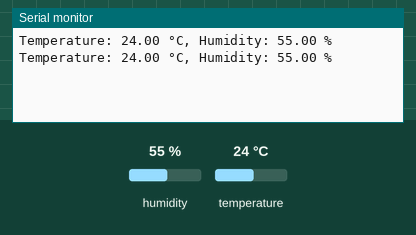
Simulated run of this sketch. Board: ESP32. Parts: the last lines printed to the serial monitor. The inputs (shaded band) are chosen by the test bench; at power-on: humidity 55 %, temperature 24 °C.

Above: at 2.8 s.
2.9 s: humidity set to 22 %
At 5.3 s:
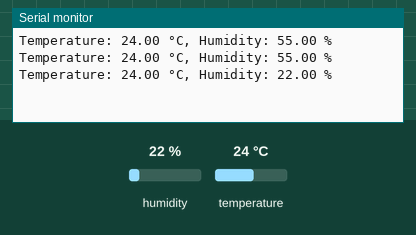
5.6 s: temperature set to 12 °C
At 6.5 s:
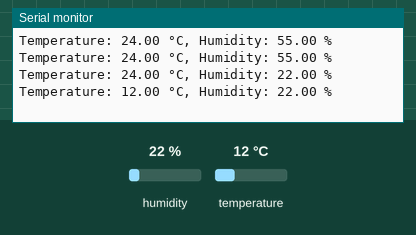
8.3 s: humidity set to 40 %
At 11.3 s:
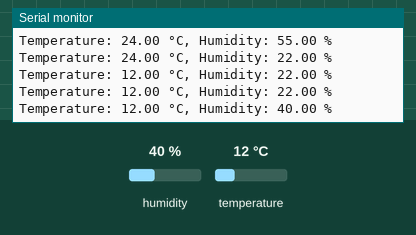
Timing chart, 0 to 12.8 s (numbered marks = the images above; inputs shaded):
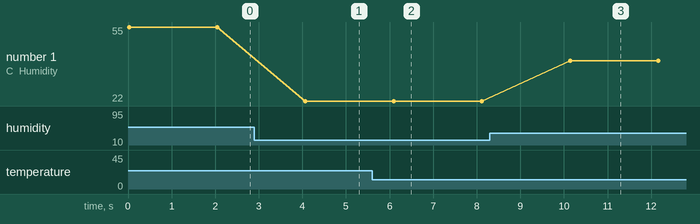

Measured:
- after the input at 2.9 s, the serial monitor: prints a new line after 1.2 s (image 1)
- after the input at 5.6 s, the serial monitor: prints a new line after 0.49 s (image 2)
- after the input at 8.3 s, the serial monitor: prints a new line after 1.8 s (image 3)
- plotted number 1: 55 → 22 after the input at 2.9 s, 22 → 40 after the input at 8.3 s

The sketch:

main.ino
```cpp
#include "DHT.h"

#define DHTPIN 14
#define DHTTYPE DHT11
DHT dht(DHTPIN, DHTTYPE);

void setup() {
  Serial.begin(9600);
  dht.begin();
}

void loop() {
  float t = dht.readTemperature();
  float h = dht.readHumidity();
  if (!isnan(t) && !isnan(h)) {
    Serial.printf("Temperature: %.2f °C, Humidity: %.2f %%\n", t, h);
  }
  delay(2000);
}
```
